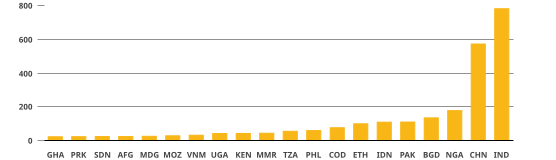

Write the Python code that produced this figure.

# coding: utf-8

# In[1]:

#bokeh basics
from bokeh.plotting import figure
from bokeh.io import output_notebook, show, export_svgs
from bokeh.models import ColumnDataSource, Range1d
import pandas as pd
import numpy as np


# In[2]:

df = pd.read_csv('data.csv')
df = df.sort_values(['million_people'], ascending =0)
df.head()


# # Editable variables

# In[3]:

#filename = 'un_bar.html'

page_width = 596
page_height = 120

y_baseline = 0
y_maxline = 800
numTickY = 5


# # Bar chart code

# In[4]:

output_notebook()


# In[10]:

#source
source = ColumnDataSource(df)
source.data['xLoc'] = [x+2 for x in source.data['index']]

countries = df['code'].tolist()
xLoc = df.index.values.tolist()
xLoc = [x+1 for x in xLoc]

#Set up figure
f = figure(x_range = countries, tools = '')
#Remove toolbar
f.toolbar.logo = None

#Set up plot width and height
f.plot_width = page_width
f.plot_height = page_height

#set range of numbers that appear on y axis
f.y_range = Range1d(start = y_baseline, end = y_maxline+3)
#f.x_range = Range1d(start = 0, end = 20)
f.yaxis[0].ticker.desired_num_ticks = numTickY

#Style axis ticks
#f.yaxis.major_tick_in = 1
#Removes x ticks
f.xaxis.major_tick_line_color = None
f.yaxis.major_tick_line_color = None


#removes minor axis ticks
f.axis.minor_tick_line_color = None
#removes x grid lines
f.xgrid.grid_line_color = None

#Set tick line and grid color
#f.yaxis.major_tick_line_color = '#919191'
f.ygrid.grid_line_color = '#919191'
f.ygrid.grid_line_width = .5
f.yaxis.axis_line_color = None

#Text sizes of labels
f.axis.major_label_text_font_size = "6pt"
f.axis.major_label_text_font = 'Apex New'
f.axis.major_label_text_font_style = 'bold'

#left and right padding
f.min_border_right = 43
f.min_border_left = 43

#remove outline
f.outline_line_color = None

#create bar chart
f.vbar(x = 'code', width = 0.666, top = 'million_people', color="#F8B617", source = source)

show(f)


# # SVG export

# In[11]:

#Export as svg
f.output_backend = 'svg'
export_svgs(f, filename="python-plot.svg")


# In[ ]:

#jupyter nbconvert mynotebook.ipynb --to python


# In[ ]:
